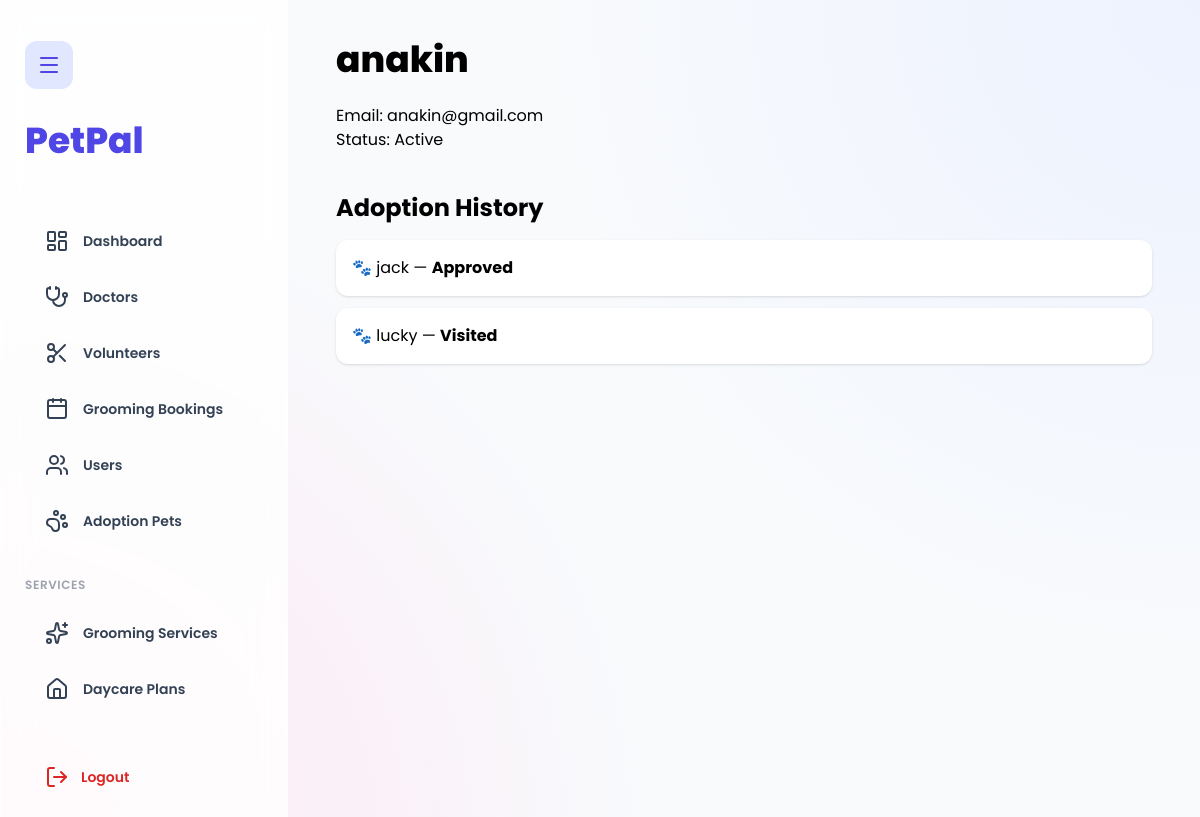
/petadmin/user/details/1/ (signed in), run on the app's committed database.
### petapp/models.py (models this page shows, shortened)
class user_registration(models.Model):
    name = models.CharField(max_length=100)
    username = models.CharField(max_length=100, unique=True)
    email = models.EmailField(unique=True)
    password = models.CharField(max_length=100)
    is_active = models.BooleanField(default=True)
    profile_image = models.ImageField(upload_to="profiles/", blank=True, null=True)
    is_email_verified = models.BooleanField(default=False)

class AdoptionRequest(models.Model):
    user = models.ForeignKey(user_registration, on_delete=models.CASCADE)
    pet = models.ForeignKey(Pet, on_delete=models.CASCADE)
    status = models.CharField(
        max_length=20,
        choices=[("Pending", "Pending"), ("Approved", "Approved"), ("Rejected", "Rejected")],
        default="Pending"
    )
    visit_date = models.DateField(null=True, blank=True)
    created_at = models.DateTimeField(auto_now_add=True)

class Pet(models.Model):
    STATUS_CHOICES = [
        ("available", "Available"),
        ("adopted", "Adopted"),
        ("hidden", "Hidden"),
    ]
    name = models.CharField(max_length=100)
    pet_type = models.CharField(max_length=100)
    age = models.PositiveIntegerField()
    description = models.TextField()
    image = models.ImageField(upload_to='pet_images/', blank=True, null=True)
    vaccinated = models.BooleanField(default=True)
    status = models.CharField(max_length=20, choices=STATUS_CHOICES, default="available")

### Petadmin/views.py (the view)
# urls.py: path("user/details/<int:id>/", views.userDetailsAdmin, name="userDetailsAdmin"),
def userDetailsAdmin(request, id):
    if "admin_id" not in request.session:
        return redirect("petadmin:loginAdmin")
    user = get_object_or_404(user_registration, id=id)
    adoptions = AdoptionRequest.objects.filter(user=user)
    return render(
        request,
        "petadmin/userDetailsAdmin.html",
        {
            "user": user,
            "adoptions": adoptions
        }
    )

### templates/Petadmin/userDetailsAdmin.html
{% extends "petadmin/baseAdmin.html" %}
{% block content %}
<h1 class="text-4xl font-extrabold mb-6">{{ user.name }}</h1>
<p>Email: {{ user.email }}</p>
<p>Status: {{ user.is_active|yesno:"Active,Blocked" }}</p>
<h2 class="text-2xl font-bold mt-10 mb-4">Adoption History</h2>
{% for req in adoptions %}
<div class="bg-white p-4 rounded-xl shadow mb-3">
  🐾 {{ req.pet.name }} — <strong>{{ req.status }}</strong>
</div>
{% empty %}
<p class="text-gray-500">No adoption history.</p>
{% endfor %}
{% endblock %}

### templates/Petadmin/baseadmin.html (style rules this page uses)
body { font-family:"Poppins",sans-serif; background: radial-gradient(circle at top right,#eef2ff,transparent 45%), radial-gradient(circle at bottom left,#fde7f3,transparent 45%), #f8fafc; }

### data on the page
user_registration: name "anakin", email "anakin@gmail.com", is_active "Active"
AdoptionRequest: pet.name "jack", status "Approved"
AdoptionRequest: pet.name "lucky", status "Visited"
